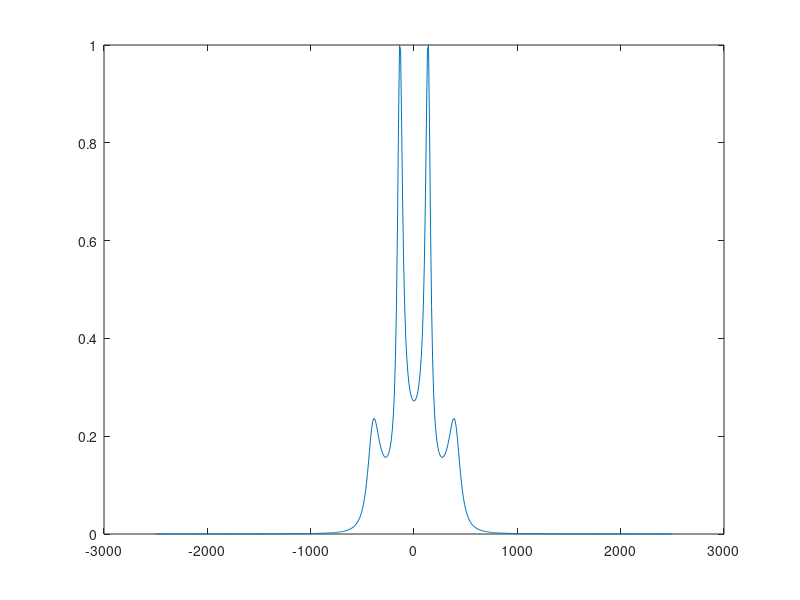

Reproduce this figure in MATLAB.
% Simulations of Self-decoupling as exchange process
% Originally written by Matthias Ernst, ETH Zurich
% Matlab adaptation: Ettore Bartalucci, RWTH Aachen
% First draft: Aachen, 07.03.24
% Last update: Aachen, 04.04.24
% Project: CF3 self decoupling

%%%%%%%%%%%%%%%%%%%%%%%%%%%%%%%%%%%%%%%%%%%%%%%%%%%%%%%%%%%%%%%%%%%%%%%%%%%
%%%%%%%%% TEST: load experimental data                            %%%%%%%%%

% Open spectrum using RBNMR function and plot to see if everything alright
% NMR_data = rbnmr('D:\PhD\Publications\CF3_MAS_SD_Jcoupling\codes\CF3_self_decoupling\Chi2_fit\spectra\TLA_S_30khz_exp_14_121023\pdata\1');
% 
% % Select region in the CF3 region of the spectrum (115ppm-135ppm)
% w = NMR_data.XAxis;
% spectrum = NMR_data.Data;
% 
% w_cf3 = w(3294:3794);
% spectrum_cf3 = spectrum(3294:3794);
% spectrum_cf3 = spectrum_cf3 / max(spectrum_cf3);
% 
% plot(spectrum_cf3)

%%%%%%%%%%%%%%%%%%%%%%%%%%%%%%%%%%%%%%%%%%%%%%%%%%%%%%%%%%%%%%%%%%%%%%%%%%%
%%%%%%%%% TEST: Simulate one spectrum for k_ex and T_2 %%%%%%%%%
tic
% Initialize variables
k_ex = 150;
T_2 = 0.1;
J_cf = 280; 
t = linspace(0, 0.1, 501);
Fs = 1/(t(2) - t(1)); % Sampling frequency (Hz)


% Simulate signals
% Modified Bloch equtions
L1 = [(-k_ex - pi/T_2 - 1i*pi*J_cf), k_ex;
     k_ex, (-k_ex - pi/T_2 + 1i*pi*J_cf)]; %1i is the imaginary unit

L2 = [(-3*k_ex - pi/T_2 - 3*1i*pi*J_cf), 3*k_ex, 0, 0;
      3*k_ex, (-7*k_ex -pi/T_2 -1i*pi*J_cf), 4*k_ex, 0;
      0, 4*k_ex, (-7*k_ex - pi/T_2 + 1i*pi*J_cf), 3*k_ex;
      0, 0, 3*k_ex, (-3*k_ex - pi/T_2 +3*1i*pi*J_cf)];

% Compute and simplify the matrix exponential to get the time evolution
U1 = zeros(2, 2, length(t)); % Preallocate U1 matrix
for i = 1:length(t)
    U1(:,:,i) = expm(L1 * abs(t(i)));
end

U2 = zeros(4, 4, length(t)); % Preallocate U2 matrix
for i = 1:length(t)
    U2(:,:,i) = expm(L2 * abs(t(i)));
end

% Get the signals
vec_u1 = [2; 2];
vec_u2 = ones(4, 1);

% Compute signal 1
signal1 = zeros(size(t));
for i = 1:length(t)
    signal1(i) = sum(sum(U1(:,:,i) .* vec_u1));
end

% Compute signal2
signal2 = zeros(size(t));
for i = 1:length(t)
    signal2(i) = sum(sum(U2(:,:,i) .* vec_u2));
end

% Fourier transform and shift 
spectrum1 = fft(signal1);
spectrum1 = fftshift(spectrum1);

spectrum2 = fft(signal2);
spectrum2 = fftshift(spectrum2);

% Compute the  frequency axis
N = length(signal1); % Length of the signal
f = linspace(-Fs/2, Fs/2, N); % Frequency axis

total_spectrum = spectrum1 + spectrum2;


real_part = real(total_spectrum);
imaginary_part = imag(total_spectrum);

% Normalize the real and imaginary parts separately
max_real = max(real_part(:));
min_real = min(real_part(:));
normalized_real = (real_part - min_real) / (max_real - min_real);

max_imaginary = max(imaginary_part(:));
min_imaginary = min(imaginary_part(:));
normalized_imaginary = (imaginary_part - min_imaginary) / (max_imaginary - min_imaginary);

% Combine the normalized real and imaginary parts to get the normalized spectrum
normalized_spectrum = normalized_real + 1i * normalized_imaginary;

figure(2);
plot(f, normalized_spectrum)
runtime = toc;
disp(['Elapsed time: ', num2str(runtime), ' seconds']);
%%%%%%%%%%%%%%%%%%%%%%%%%%%%%%%%%%%%%%%%%%%%%%%%%%%%%%%%%%%%%%%%%%%%%%%%%%%


